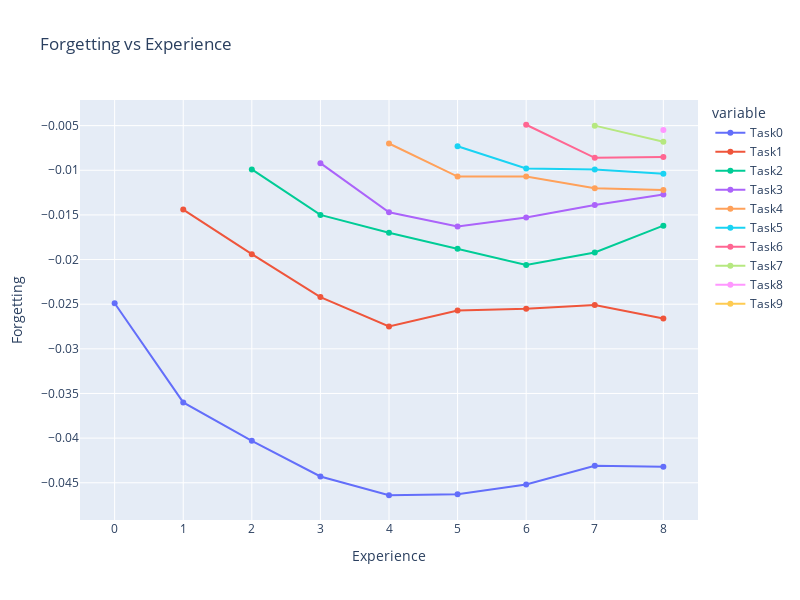

Here is the notebook cell this chart was saved with:
### Code cell
# forgetting
for i, (key, value) in enumerate(cumulative_data["forgettings"].items()):
    cumulative_data["forgettings"][key] = [float("nan")] * i + value

fig = px.line(
    pd.DataFrame(cumulative_data["forgettings"]),
    title="Forgetting vs Experience",
    labels=dict(index="Experience", value="Forgetting"),
    width=800,
    height=600,
    markers=True,
)
fig.update_xaxes(type="category")
fig.show()

### Figure 1 — Plotly figure (JSON) as saved in the notebook; plotly's stock layout.template omitted (floating-point values rounded to 4 significant figures)
{"data": [{"hovertemplate": "variable=Task0<br>Experience=%{x}<br>Forgetting=%{y}<extra></extra>", "legendgroup": "Task0", "line": {"color": "#636efa", "dash": "solid"}, "marker": {"symbol": "circle"}, "mode": "markers+lines", "name": "Task0", "orientation": "v", "showlegend": true, "type": "scatter", "x": [0, 1, 2, 3, 4, 5, 6, 7, 8], "xaxis": "x", "y": [-0.0249, -0.036, -0.0403, -0.0443, -0.0464, -0.0463, -0.0452, -0.0431, -0.0432], "yaxis": "y"}, {"hovertemplate": "variable=Task1<br>Experience=%{x}<br>Forgetting=%{y}<extra></extra>", "legendgroup": "Task1", "line": {"color": "#EF553B", "dash": "solid"}, "marker": {"symbol": "circle"}, "mode": "markers+lines", "name": "Task1", "orientation": "v", "showlegend": true, "type": "scatter", "x": [0, 1, 2, 3, 4, 5, 6, 7, 8], "xaxis": "x", "y": [null, -0.0144, -0.0194, -0.0242, -0.0275, -0.0257, -0.0255, -0.0251, -0.0266], "yaxis": "y"}, {"hovertemplate": "variable=Task2<br>Experience=%{x}<br>Forgetting=%{y}<extra></extra>", "legendgroup": "Task2", "line": {"color": "#00cc96", "dash": "solid"}, "marker": {"symbol": "circle"}, "mode": "markers+lines", "name": "Task2", "orientation": "v", "showlegend": true, "type": "scatter", "x": [0, 1, 2, 3, 4, 5, 6, 7, 8], "xaxis": "x", "y": [null, null, -0.0099, -0.015, -0.017, -0.0188, -0.0206, -0.0192, -0.0162], "yaxis": "y"}, {"hovertemplate": "variable=Task3<br>Experience=%{x}<br>Forgetting=%{y}<extra></extra>", "legendgroup": "Task3", "line": {"color": "#ab63fa", "dash": "solid"}, "marker": {"symbol": "circle"}, "mode": "markers+lines", "name": "Task3", "orientation": "v", "showlegend": true, "type": "scatter", "x": [0, 1, 2, 3, 4, 5, 6, 7, 8], "xaxis": "x", "y": [null, null, null, -0.0092, -0.0147, -0.0163, -0.0153, -0.0139, -0.0127], "yaxis": "y"}, {"hovertemplate": "variable=Task4<br>Experience=%{x}<br>Forgetting=%{y}<extra></extra>", "legendgroup": "Task4", "line": {"color": "#FFA15A", "dash": "solid"}, "marker": {"symbol": "circle"}, "mode": "markers+lines", "name": "Task4", "orientation": "v", "showlegend": true, "type": "scatter", "x": [0, 1, 2, 3, 4, 5, 6, 7, 8], "xaxis": "x", "y": [null, null, null, null, -0.007, -0.0107, -0.0107, -0.012, -0.0122], "yaxis": "y"}, {"hovertemplate": "variable=Task5<br>Experience=%{x}<br>Forgetting=%{y}<extra></extra>", "legendgroup": "Task5", "line": {"color": "#19d3f3", "dash": "solid"}, "marker": {"symbol": "circle"}, "mode": "markers+lines", "name": "Task5", "orientation": "v", "showlegend": true, "type": "scatter", "x": [0, 1, 2, 3, 4, 5, 6, 7, 8], "xaxis": "x", "y": [null, null, null, null, null, -0.0073, -0.0098, -0.0099, -0.0104], "yaxis": "y"}, {"hovertemplate": "variable=Task6<br>Experience=%{x}<br>Forgetting=%{y}<extra></extra>", "legendgroup": "Task6", "line": {"color": "#FF6692", "dash": "solid"}, "marker": {"symbol": "circle"}, "mode": "markers+lines", "name": "Task6", "orientation": "v", "showlegend": true, "type": "scatter", "x": [0, 1, 2, 3, 4, 5, 6, 7, 8], "xaxis": "x", "y": [null, null, null, null, null, null, -0.0049, -0.0086, -0.0085], "yaxis": "y"}, {"hovertemplate": "variable=Task7<br>Experience=%{x}<br>Forgetting=%{y}<extra></extra>", "legendgroup": "Task7", "line": {"color": "#B6E880", "dash": "solid"}, "marker": {"symbol": "circle"}, "mode": "markers+lines", "name": "Task7", "orientation": "v", "showlegend": true, "type": "scatter", "x": [0, 1, 2, 3, 4, 5, 6, 7, 8], "xaxis": "x", "y": [null, null, null, null, null, null, null, -0.005, -0.0068], "yaxis": "y"}, {"hovertemplate": "variable=Task8<br>Experience=%{x}<br>Forgetting=%{y}<extra></extra>", "legendgroup": "Task8", "line": {"color": "#FF97FF", "dash": "solid"}, "marker": {"symbol": "circle"}, "mode": "markers+lines", "name": "Task8", "orientation": "v", "showlegend": true, "type": "scatter", "x": [0, 1, 2, 3, 4, 5, 6, 7, 8], "xaxis": "x", "y": [null, null, null, null, null, null, null, null, -0.0055], "yaxis": "y"}, {"hovertemplate": "variable=Task9<br>Experience=%{x}<br>Forgetting=%{y}<extra></extra>", "legendgroup": "Task9", "line": {"color": "#FECB52", "dash": "solid"}, "marker": {"symbol": "circle"}, "mode": "markers+lines", "name": "Task9", "orientation": "v", "showlegend": true, "type": "scatter", "x": [0, 1, 2, 3, 4, 5, 6, 7, 8], "xaxis": "x", "y": [null, null, null, null, null, null, null, null, null], "yaxis": "y"}], "layout": {"height": 600, "legend": {"title": {"text": "variable"}, "tracegroupgap": 0}, "title": {"text": "Forgetting vs Experience"}, "width": 800, "xaxis": {"anchor": "y", "domain": [0, 1], "title": {"text": "Experience"}, "type": "category"}, "yaxis": {"anchor": "x", "domain": [0, 1], "title": {"text": "Forgetting"}}}}
